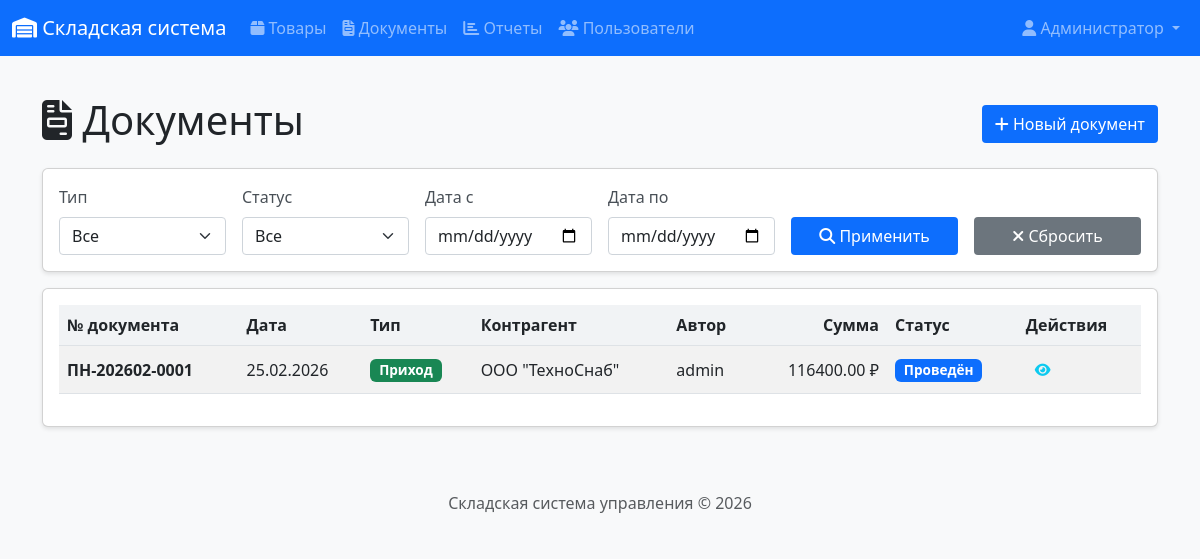
/documents/ (signed in), run on the app's committed database.
### app/models.py (models this page shows, shortened)
class User(UserMixin, db.Model):
    __tablename__ = 'users'
    id = db.Column(db.Integer, primary_key=True)
    username = db.Column(db.String(64), unique=True, nullable=False)
    email = db.Column(db.String(120), unique=True, nullable=False)
    password_hash = db.Column(db.String(256))
    full_name = db.Column(db.String(100))
    role = db.Column(db.String(20), default='manager')  # admin, manager, storekeeper
    created_at = db.Column(db.DateTime, default=datetime.utcnow)
    documents_created = db.relationship('Document', backref='author', lazy='dynamic')
    def is_admin(self):
        return self.role == 'admin'
    def is_manager(self):
        return self.role in ['admin', 'manager']

class Document(db.Model):
    __tablename__ = 'documents'
    id = db.Column(db.Integer, primary_key=True)
    doc_type = db.Column(db.String(10), nullable=False)  # income, expense
    doc_number = db.Column(db.String(20), unique=True, nullable=False)
    doc_date = db.Column(db.Date, nullable=False, default=datetime.utcnow)
    status = db.Column(db.String(20), nullable=False, default='draft')
    supplier_id = db.Column(db.Integer, db.ForeignKey('suppliers.id'))
    author_id = db.Column(db.Integer, db.ForeignKey('users.id'))
    created_at = db.Column(db.DateTime, default=datetime.utcnow)
    posted_at = db.Column(db.DateTime)
    cancelled_at = db.Column(db.DateTime)
    comment = db.Column(db.String(500))
    items = db.relationship('DocumentItem', backref='document', lazy='dynamic',
                           cascade='all, delete-orphan')
    def total_amount(self):
        total = 0
        for item in self.items:
            total += item.quantity * item.price
        return total
    def is_draft(self):
        return self.status == 'draft'

class Supplier(db.Model):
    __tablename__ = 'suppliers'
    id = db.Column(db.Integer, primary_key=True)
    name = db.Column(db.String(100), nullable=False)
    inn = db.Column(db.String(12), unique=True)
    contact_person = db.Column(db.String(100))
    phone = db.Column(db.String(20))
    email = db.Column(db.String(120))
    address = db.Column(db.String(200))
    created_at = db.Column(db.DateTime, default=datetime.utcnow)
    products = db.relationship('Product', backref='supplier', lazy='dynamic')
    documents = db.relationship('Document', backref='supplier', lazy='dynamic')

class DocumentItem(db.Model):
    __tablename__ = 'document_items'
    id = db.Column(db.Integer, primary_key=True)
    document_id = db.Column(db.Integer, db.ForeignKey('documents.id'), nullable=False)
    product_id = db.Column(db.Integer, db.ForeignKey('products.id'), nullable=False)
    quantity = db.Column(db.Numeric(10, 2), nullable=False)
    price = db.Column(db.Numeric(10, 2), nullable=False)  # Цена на момент документа

### app/routes/documents.py (the view)
@bp.route('/')
@login_required
def document_list():
    page = request.args.get('page', 1, type=int)
    per_page = 20
    doc_type = request.args.get('type', '')
    status = request.args.get('status', '')
    date_from = request.args.get('date_from')
    date_to = request.args.get('date_to')
    query = Document.query
    if doc_type:
        query = query.filter_by(doc_type=doc_type)
    if status:
        query = query.filter_by(status=status)
    if date_from:
        query = query.filter(Document.doc_date >= datetime.strptime(date_from, '%Y-%m-%d').date())
    if date_to:
        query = query.filter(Document.doc_date <= datetime.strptime(date_to, '%Y-%m-%d').date())
    documents = query.order_by(Document.doc_date.desc(), Document.id.desc()).paginate(
        page=page, per_page=per_page, error_out=False
    )
    return render_template('documents/list.html',
                          title='Документы',
                          documents=documents,
                          doc_type=doc_type,
                          status=status,
                          date_from=date_from,
                          date_to=date_to)

### app/__init__.py (called while the page is built)
@login_manager.user_loader
def load_user(user_id):
    from app.models import User
    return User.query.get(int(user_id))

### app/templates/documents/list.html (shortened to what this page needs)
{% extends "base.html" %}
{% block content %}
<div class="d-flex justify-content-between align-items-center mb-3">
    <h1><i class="fas fa-file-invoice"></i> Документы</h1>
    {% if current_user.is_manager() %}
    <a href="{{ url_for('documents.document_create') }}" class="btn btn-primary">
        <i class="fas fa-plus"></i> Новый документ
    </a>
    {% endif %}
</div>
<div class="card mb-3">
    <div class="card-body">
        <form method="GET" class="row g-3">
            <div class="col-md-2">
                <label class="form-label">Тип</label>
                <select name="type" class="form-select">
                    <option value="">Все</option>
                </select>
            </div>
            <div class="col-md-2">
                <label class="form-label">Статус</label>
                <select name="status" class="form-select">
                    <option value="">Все</option>
                </select>
            </div>
            <div class="col-md-2">
                <label class="form-label">Дата с</label>
                <input type="date" name="date_from" class="form-control" value="{{ date_from or '' }}">
            </div>
            <div class="col-md-2">
                <label class="form-label">Дата по</label>
                <input type="date" name="date_to" class="form-control" value="{{ date_to or '' }}">
            </div>
            <div class="col-md-2 d-flex align-items-end">
                <button type="submit" class="btn btn-primary w-100">
                    <i class="fas fa-search"></i> Применить
                </button>
            </div>
            <div class="col-md-2 d-flex align-items-end">
                <a href="{{ url_for('documents.document_list') }}" class="btn btn-secondary w-100">
                    <i class="fas fa-times"></i> Сбросить
                </a>
            </div>
        </form>
    </div>
</div>
<div class="card">
    <div class="card-body">
        <div class="table-responsive">
            <table class="table table-striped table-hover">
                <thead>
                    <tr>
                        <th>№ документа</th>
                        <th>Дата</th>
                        <th>Тип</th>
                        <th>Контрагент</th>
                        <th>Автор</th>
                        <th class="text-end">Сумма</th>
                        <th>Статус</th>
                        <th>Действия</th>
                    </tr>
                </thead>
                <tbody>
                    {% for doc in documents.items %}
                    <tr>
                        <td><strong>{{ doc.doc_number }}</strong></td>
                        <td>{{ doc.doc_date.strftime('%d.%m.%Y') }}</td>
                        <td>
                            {% if doc.doc_type == 'income' %}
                                <span class="badge bg-success">Приход</span>
                            {% else %}
                                <span class="badge bg-danger">Расход</span>
                            {% endif %}
                        </td>
                        <td>{{ doc.supplier.name if doc.supplier else '-' }}</td>
                        <td>{{ doc.author.username if doc.author else '-' }}</td>
                        <td class="text-end">{{ doc.total_amount()|round(2) }} ₽</td>
                        <td>
                            {% if doc.status == 'draft' %}
                                <span class="badge bg-secondary">Черновик</span>
                            {% elif doc.status == 'posted' %}
                                <span class="badge bg-primary">Проведён</span>
                            {% else %}
                                <span class="badge bg-dark">Отменён</span>
                            {% endif %}
                        </td>
                        <td>
                            <a href="{{ url_for('documents.document_view', id=doc.id) }}"
                               class="btn btn-sm btn-outline-info" title="Просмотр">
                                <i class="fas fa-eye"></i>
                            </a>
                        </td>
                    </tr>
                    {% endfor %}
                </tbody>
            </table>
        </div>
    </div>
</div>
{% endblock %}

### app/templates/base.html (shortened to what this page needs)
<!DOCTYPE html>
<html lang="ru">
<head>
    <link href="https://cdn.jsdelivr.net/npm/bootstrap@5.3.0/dist/css/bootstrap.min.css" rel="stylesheet">
    <link rel="stylesheet" href="https://cdnjs.cloudflare.com/ajax/libs/font-awesome/6.4.0/css/all.min.css">
    <link rel="stylesheet" href="{{ url_for('static', filename='css/style.css') }}">
</head>
<body>
    <nav class="navbar navbar-expand-lg navbar-dark bg-primary">
        <div class="container-fluid">
            <a class="navbar-brand" href="{{ url_for('index') }}">
                <i class="fas fa-warehouse"></i> Складская система
            </a>
            <div class="collapse navbar-collapse" id="navbarNav">
                {% if current_user.is_authenticated %}
                <ul class="navbar-nav me-auto">
                    <li class="nav-item">
                        <a class="nav-link" href="{{ url_for('products.product_list') }}">
                            <i class="fas fa-box"></i> Товары
                        </a>
                    </li>
                    <li class="nav-item">
                        <a class="nav-link" href="{{ url_for('documents.document_list') }}">
                            <i class="fas fa-file-invoice"></i> Документы
                        </a>
                    </li>
                    <li class="nav-item">
                        <a class="nav-link" href="{{ url_for('reports.stock_report') }}">
                            <i class="fas fa-chart-bar"></i> Отчеты
                        </a>
                    </li>
                    {% if current_user.is_admin() %}
                    <li class="nav-item">
                        <a class="nav-link" href="{{ url_for('auth.user_list') }}">
                            <i class="fas fa-users"></i> Пользователи
                        </a>
                    </li>
                    {% endif %}
                </ul>
                <ul class="navbar-nav">
                    <li class="nav-item dropdown">
                        <a class="nav-link dropdown-toggle" href="#" role="button" data-bs-toggle="dropdown">
                            <i class="fas fa-user"></i> {{ current_user.full_name or current_user.username }}
                        </a>
                    </li>
                </ul>
                {% endif %}
            </div>
        </div>
    </nav>
    <main class="container mt-4">
        {% block content %}{% endblock %}
    </main>
    <footer class="footer mt-5 py-3 bg-light">
        <div class="container text-center">
            <span class="text-muted">Складская система управления &copy; 2026</span>
        </div>
    </footer>
</body>
</html>

### app/static/css/style.css (style rules this page uses)
body { font-family: 'Segoe UI', Tahoma, Geneva, Verdana, sans-serif; background-color: #f8f9fa; min-height: 100vh; display: flex; flex-direction: column; margin: 0; padding: 0; }
.footer { margin-top: auto; width: 100%; background-color: #f8f9fa; padding: 1rem 0; text-align: center; }
.card { box-shadow: 0 2px 4px rgba(0,0,0,0.1); transition: transform 0.2s; }
.table th { background-color: #f1f3f5; font-weight: 600; }
.table td { vertical-align: middle; }
.badge { font-size: 0.85em; padding: 0.35em 0.65em; display: inline-block; white-space: nowrap; }
.form-label { font-weight: 500; color: #495057; display: block; margin-bottom: 0.5rem; }
.form-control, .form-select { display: block; width: 100%; padding: 0.375rem 0.75rem; font-size: 1rem; line-height: 1.5; color: #212529; background-color: #fff; border: 1px solid #ced4da; border-radius: 0.25rem; }
.btn { display: inline-block; font-weight: 400; line-height: 1.5; text-align: center; text-decoration: none; vertical-align: middle; cursor: pointer; padding: 0.375rem 0.75rem; font-size: 1rem; border-radius: 0.25rem; border: 1px solid transparent; }
.btn-sm { padding: 0.25rem 0.5rem; font-size: 0.875rem; border-radius: 0.2rem; }
p, strong, span, div { white-space: normal; word-break: normal; }

### data on the page
User: full_name "Администратор"
Document: doc_number "ПН-202602-0001", doc_date "25.02.2026", doc_type "Приход", supplier "ООО \"ТехноСнаб\"", author "admin", total_amount "116400.00", status "Проведён"
